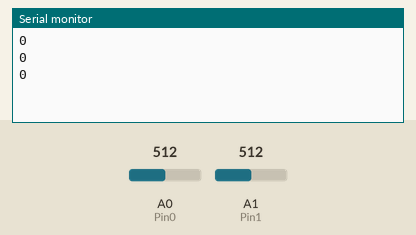
This sketch was run on a simulated Arduino Uno, built with avr-gcc and run on an emulated ATmega328P. On the bench: the last lines printed to the serial monitor. Inputs (shaded band) come from the test bench; at power-on: A0 (Pin0) = 512, A1 (Pin1) = 512.

Above: at 1.3 s.
1.4 s: A0 (Pin0) set to 716
At 1.9 s:
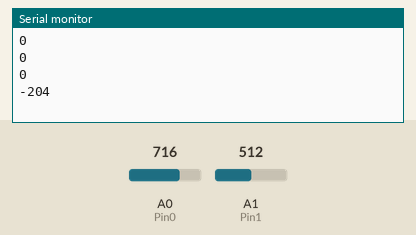
2.9 s: A1 (Pin1) set to 306
At 3.4 s:
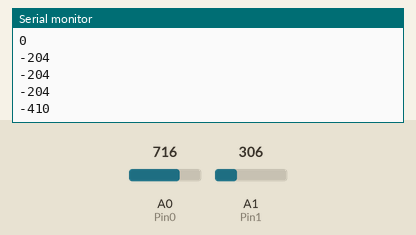
4.4 s: A0 (Pin0) set to 900
At 4.9 s:
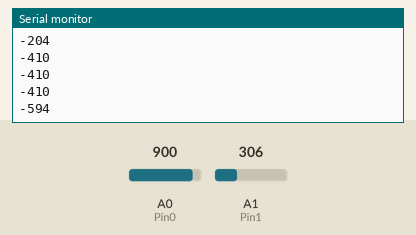
5.9 s: A1 (Pin1) set to 122
At 6.4 s:
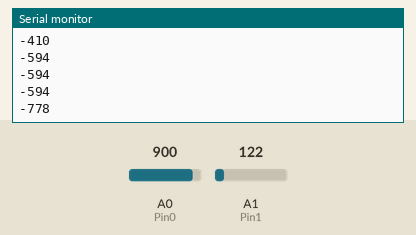
Timing chart, 0 to 8.4 s (numbered marks = the images above; inputs shaded):
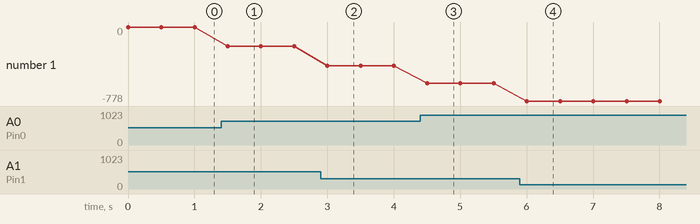

Measured:
- after the input at 1.4 s, the serial monitor: prints a new line after 0.10 s (image 1)
- after the input at 2.9 s, the serial monitor: prints a new line after 0.10 s (image 2)
- after the input at 4.4 s, the serial monitor: prints a new line after 0.10 s (image 3)
- after the input at 5.9 s, the serial monitor: prints a new line after 0.11 s (image 4)
- plotted number 1: 0 → -204 after the input at 1.4 s, -204 → -410 after the input at 2.9 s, -410 → -594 after the input at 4.4 s, -594 → -778 after the input at 5.9 s

The sketch:

sensor_cal.ino
```cpp
int Pin0 = 0;    // select the input pin for the potentiometer
int Value0 = 0;  // variable to store the value coming from the sensor
int Pin1 = 1;    // select the input pin for the potentiometer
int Value1 = 0;  // variable to store the value coming from the sensor

void setup() {
    // シリアルポートの通信開始
  Serial.begin(9600);
}

void loop() {
    // 土壌水分センサから出力電圧の読み取り
  Value0 = analogRead(Pin0);
  Value1 = analogRead(Pin1);
  int Mv = (Value1 - Value0);

   // 距離センサ結果の出力（距離　100cm以内の物体のみを検出し、その距離をかえす）
  Serial.println(Mv);
  delay(500);
}
```
